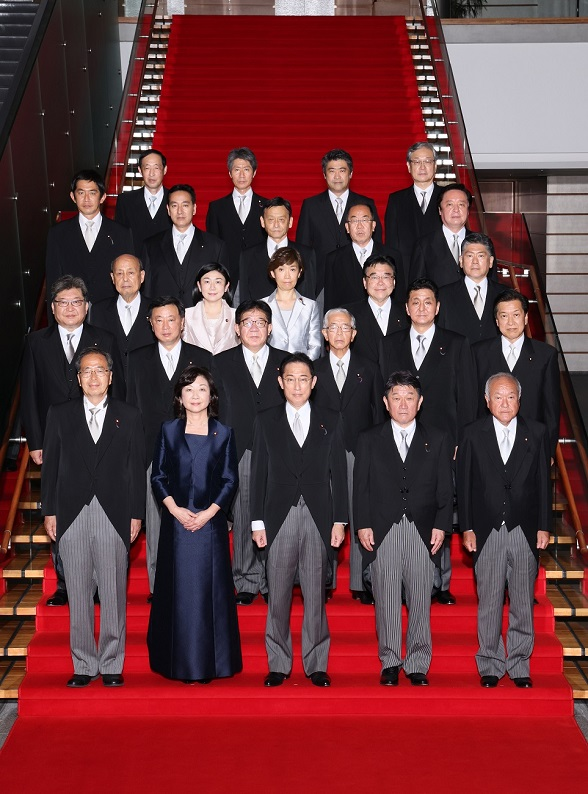
#> input picture main/naikaku.jpg, 588 x 794 px
$ python opencv.py
#> lines starting #> are read from the running program, lines starting #| are printed output that depends on the picture; after the words box and inside, x2 and y2 are one past the last pixel; in counts of white or black regions, pixels touching at a corner belong together
#> further down, img is the input picture: shape (794, 588, 3); mean B, G, R 57.9, 53.8, 104.8
import cv2


class face_detection:
    def __init__(self):
        self.detector = cv2.CascadeClassifier(
            "Resources/haarcascade_frontalface_default.xml")
        self.drone = None

    def set_drone(self,drone):
        self.drone = drone

    def detect(self, img):
        imgGray = cv2.cvtColor(img, cv2.COLOR_BGR2GRAY)
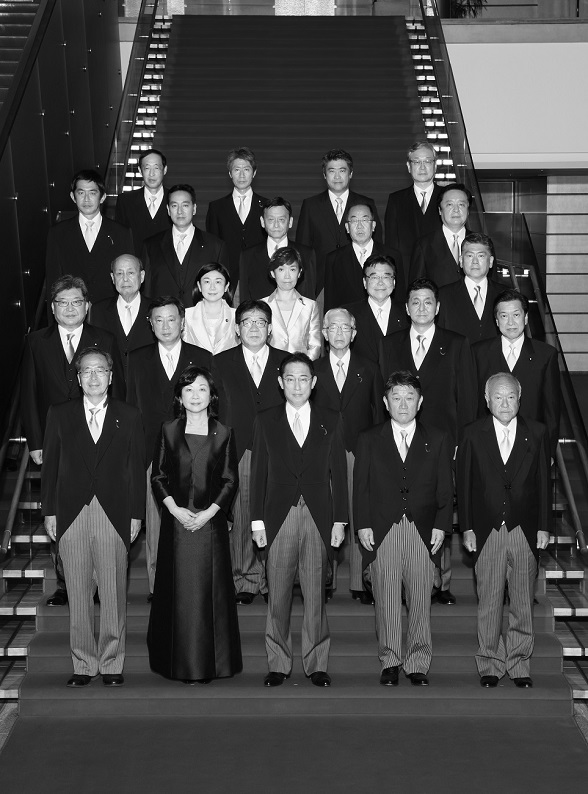
#> imgGray: shape (794, 588); min 0, max 255, mean 69.5
        self.faces = self.detector.detectMultiScale(imgGray, 1.1, 4)
#> self.faces = 26 rows, first 6: [407, 151, 30, 30], [139, 158, 28, 28], [228, 159, 28, 28], [322, 159, 30, 30], [324, 180, 27, 27], [71, 180, 33, 33]
        for (x, y, w, h) in self.faces:
            cv2.rectangle(img, (x, y), (x+w, y+h), (255, 0, 0), 2)
#> this loop made 26 passes
#> (x, y, w, h) on passes 1 to 12: (407, 151, 30, 30), (139, 158, 28, 28), (228, 159, 28, 28), (322, 159, 30, 30), (324, 180, 27, 27), (71, 180, 33, 33), (164, 192, 34, 34), (440, 193, 32, 32), (262, 208, 29, 29), (345, 209, 32, 32), (273, 260, 28, 28), (110, 261, 32, 32)
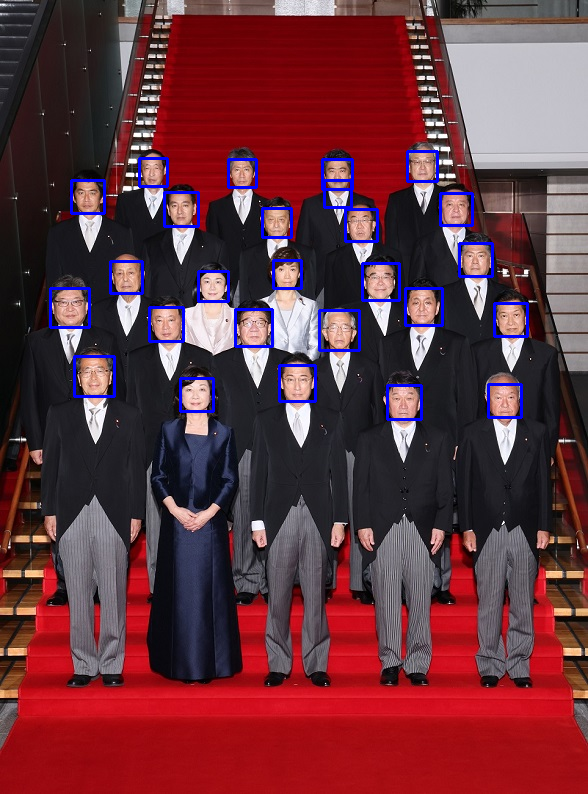
#> img: shape (794, 588, 3); 2.17% of pixels changed, all inside (x1, y1, x2, y2) = (49, 150, 529, 421)
        return (len(self.faces), img)

    def drone_detect(self):
        return self.detect(self.drone.get_frame_read().frame)


if __name__ == "__main__":
    test = face_detection()
    img = cv2.imread("naikaku.jpg")
    nop,img = test.detect(img)
#> nop = 26

    cv2.imshow("Result", img)
    cv2.waitKey(0)
